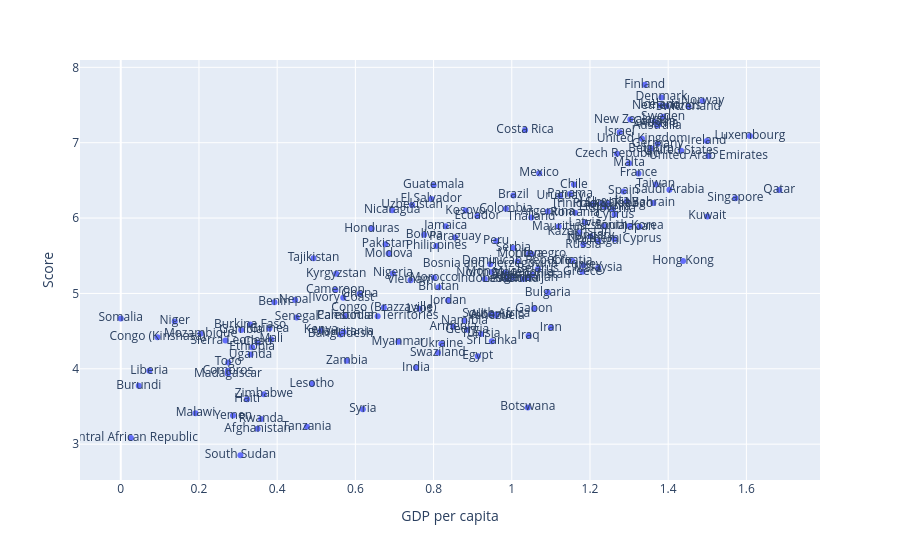

The notebook cell saved with this chart:
### Code cell
# Plot the relationship between score, GDP and region
fig = px.scatter(df,
                 x='GDP per capita',
                 y ='Score',
                 text = 'Country or region')
fig.show()

### Figure 1 — Plotly figure (JSON) as saved in the notebook; plotly's stock layout.template omitted (floating-point values rounded to 4 significant figures; data arrays with more than 128 entries replaced by an {"elided": "..."} marker saying what was removed)
{"data": [{"hovertemplate": "GDP per capita=%{x}<br>Score=%{y}<br>Country or region=%{text}<extra></extra>", "legendgroup": "", "marker": {"color": "#636efa", "symbol": "circle"}, "mode": "markers+text", "name": "", "orientation": "v", "showlegend": false, "text": {"elided": "156 str values"}, "type": "scatter", "x": {"elided": "156 float values"}, "xaxis": "x", "y": {"elided": "156 float values"}, "yaxis": "y"}], "layout": {"legend": {"tracegroupgap": 0}, "margin": {"t": 60}, "xaxis": {"anchor": "y", "domain": [0, 1], "title": {"text": "GDP per capita"}}, "yaxis": {"anchor": "x", "domain": [0, 1], "title": {"text": "Score"}}}}
